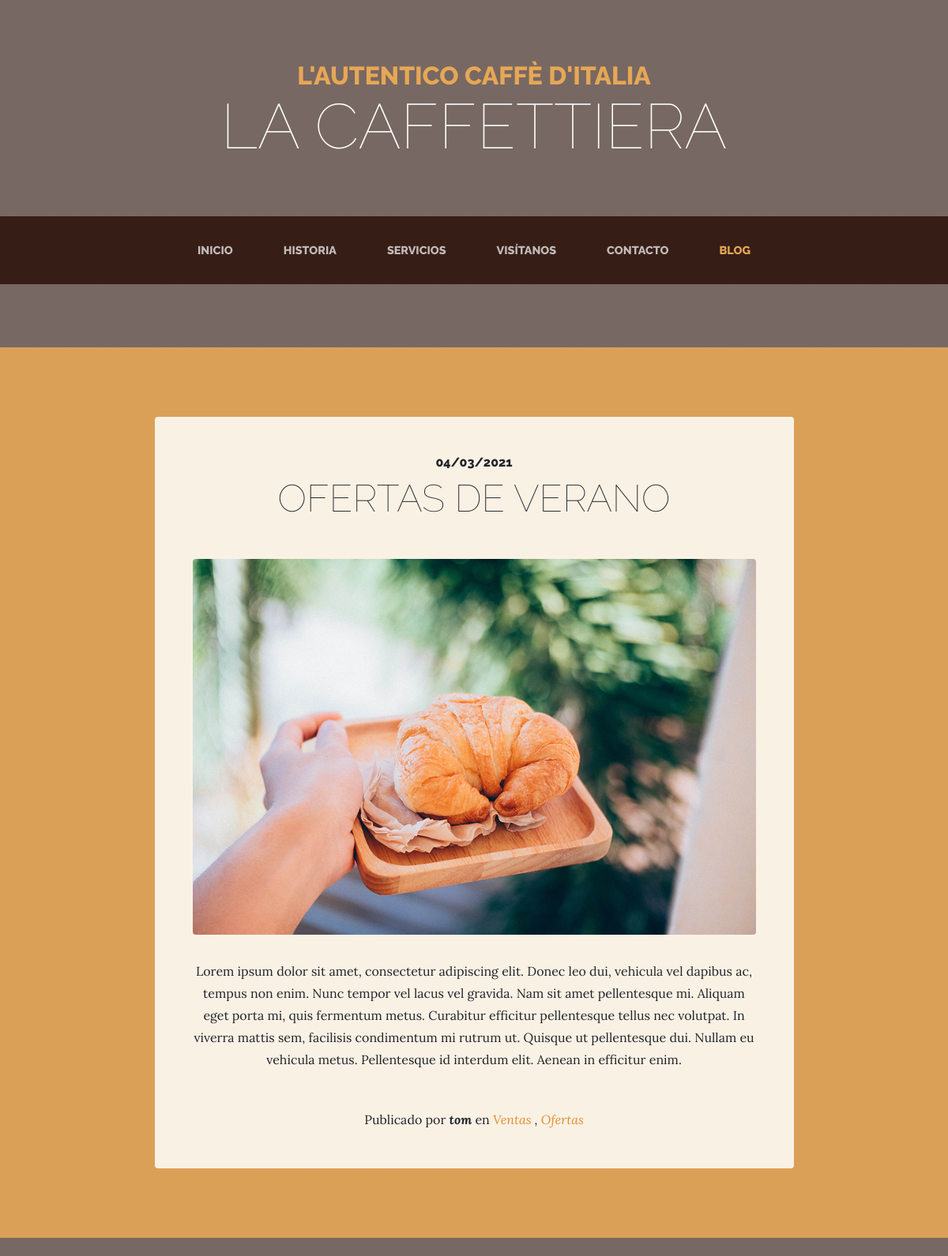
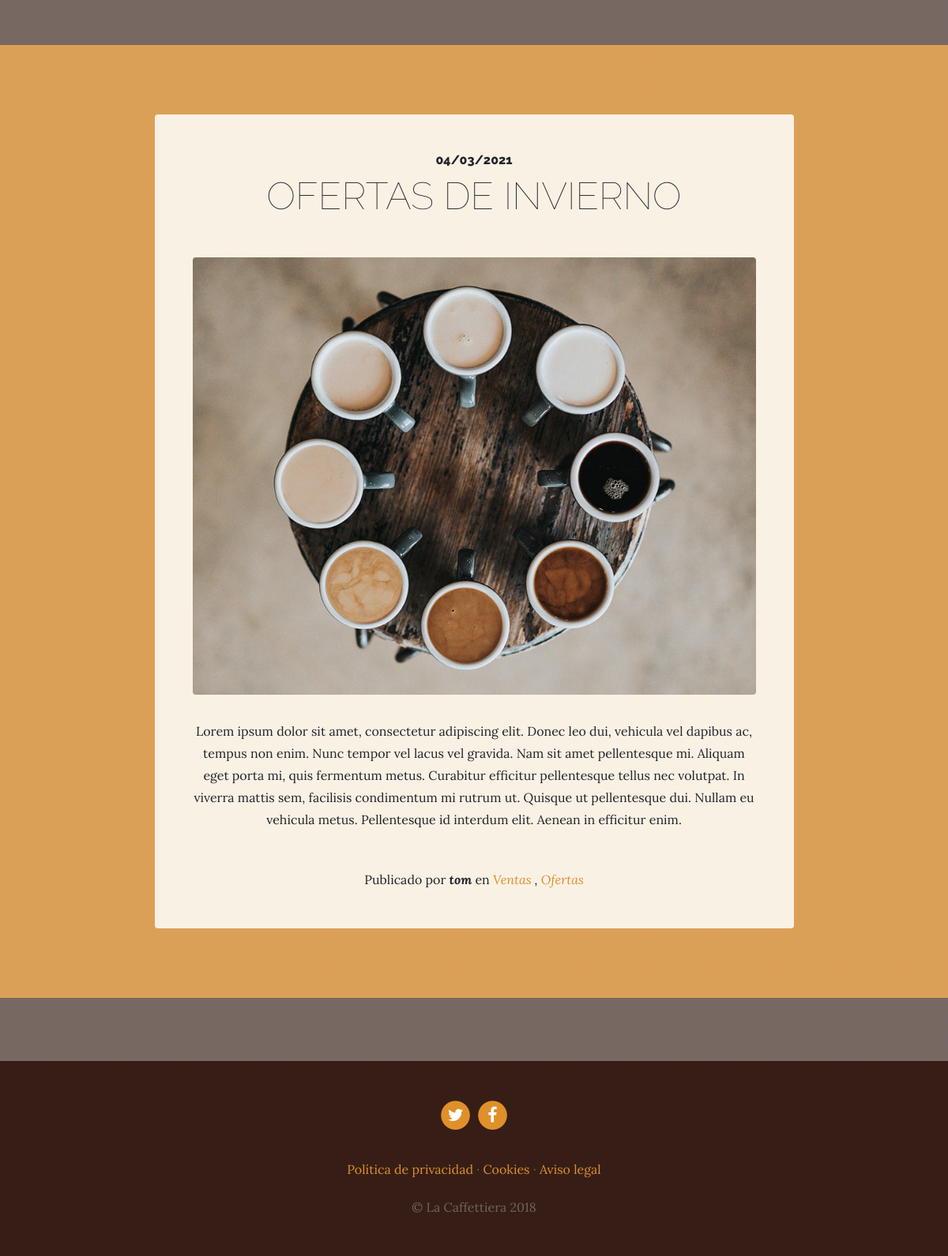
Screenshot of /blog/ with the database file from the repository (2 pictures, top to bottom).
### blog/models.py (models this page shows, shortened)
class Post(models.Model):
    title = models.CharField(max_length=200, verbose_name='titulo')
    content = models.TextField(verbose_name="contenido")
    author = models.ForeignKey(User, verbose_name='autor', on_delete=models.CASCADE)
    categories = models.ManyToManyField(Category, verbose_name='categorias', related_name='get_posts')
    image = models.ImageField(verbose_name="imagen", upload_to='./categorias', blank=True, null=True)
    published = models.DateTimeField(default=now, verbose_name="publicado")
    updated = models.DateTimeField(auto_now_add=True, verbose_name='modificado')
    created = models.DateTimeField(auto_now=True, verbose_name='creado')
    class Meta:
        verbose_name = "entrada"
        verbose_name_plural = "entradas"
        ordering = ["-created"]

class Category(models.Model):
    name = models.CharField(max_length=200, verbose_name='titulo')
    updated = models.DateTimeField(auto_now_add=True, verbose_name="modificado")
    created = models.DateTimeField(auto_now=True, verbose_name="creado")
    class Meta:
        verbose_name = "categoria"
        verbose_name_plural = "categorias"
        ordering = ["-created"]

### pages/models.py (models this page shows, shortened)
class Page(models.Model):
    title = models.CharField(verbose_name='título', max_length=200)
    content = RichTextField(verbose_name="contenido")
    orden = models.SmallIntegerField(verbose_name='orden', default=0)
    updated = models.DateTimeField(auto_now_add=True, verbose_name="Fecha de modificación")
    created = models.DateTimeField(auto_now=True, verbose_name="Fecha de creación")
    class Meta:
        verbose_name = "página"
        verbose_name_plural = "páginas"
        ordering = ['orden', 'title']

### blog/views.py (the view)
# urls.py: path('', blog_views.blog, name='blog'),
def blog(request):
    posts = Post.objects.all()
    return render(request, 'blog/blog.html', {'posts': posts})

### pages/templatetags/pages_extra.py (called while the page is built)
@register.simple_tag
def get_page_list():
    pages = Page.objects.all()
    return pages

### social/processors.py (called while the page is built)
def ctx_dict(request):
    ctx = {}
    links = Link.objects.all()
    for link in links:
        ctx[link.key] = link.url
    return ctx

### blog/templates/blog/blog.html (shortened to what this page needs)
{% extends 'core/base.html' %}
  {% block content %}
  {% load static %}
  {% for post in posts %}
    <section class="page-section cta">
      <div class="container">
        <div class="row">
          <div class="col-xl-9 mx-auto">
            <div class="cta-innerv text-center rounded">
              <h2 class="section-heading mb-5">
                <span class="section-heading-upper">{{post.published|date:"SHORT_DATE_FORMAT"}}</span>
                <span class="section-heading-lower">{{post.title}}</span>
              </h2>
              <p class="mb-0">
                <img class="mx-auto d-flex rounded img-fluid mb-3 mb-lg-0" src="{{post.image.url}}" alt="">
              </p>
              <p class="mb-0 mbt">
                {{post.content|linebreaks}}
              </p>
              <p class="mb-0 mbt">
                <span class="section-heading-under">Publicado por <em><b>{{post.author}}</b></em> en
                <em>
                {% for category in post.categories.all %}
               <a href="{% url 'category' category.id %}" class="link">{{category.name}}</a>
                {% if not forloop.last %}, {% endif %}
                {% endfor %}
                </em></span>
              </p>
            </div>
          </div>
        </div>
      </div>
    </section>
    {% endfor %}
    {% endblock %}

### core/templates/core/base.html (shortened to what this page needs)
<!DOCTYPE html>
<html lang="es">
  <head>
    {% load static %}
    <link href="{% static 'core/vendor/bootstrap/css/bootstrap.min.css'%}" rel="stylesheet">
    <link href="{% static 'core/vendor/font-awesome/css/font-awesome.min.css'%}" rel="stylesheet" type="text/css">
    <link href="{% static 'core/css/business-casual.css'%}" rel="stylesheet">
  </head>
  <body>
    <h1 class="site-heading text-center text-white d-none d-lg-block">
      <span class="site-heading-upper text-primary mb-3">L'autentico caffè d'italia</span>
      <span class="site-heading-lower">La Caffettiera</span>
    </h1>
    <nav class="navbar navbar-expand-lg navbar-dark py-lg-4" id="mainNav">
      <div class="container">
        <div class="collapse navbar-collapse" id="navbarResponsive">
          <ul class="navbar-nav mx-auto">
            <li class="nav-item px-lg-4 {%if request.path == '/' %}active{% endif %}">
              <a class="nav-link text-uppercase text-expanded " href="{% url 'home' %}">Inicio</a>
            </li>
            <li class="nav-item px-lg-4 {%if request.path == '/about/' %}active{% endif %}">
              <a class="nav-link text-uppercase text-expanded" href="{% url 'about' %}">Historia</a>
            </li>
            <li class="nav-item px-lg-4 {%if request.path == '/services/' %}active{% endif %}">
              <a class="nav-link text-uppercase text-expanded" href="{% url 'services' %}">Servicios</a>
            </li>
            <li class="nav-item px-lg-4 {%if request.path == '/store/' %}active{% endif %}">
              <a class="nav-link text-uppercase text-expanded" href="{% url 'store' %}">Visítanos</a>
            </li>
            <li class="nav-item px-lg-4 {%if request.path == '/contact/' %}active{% endif %}">
              <a class="nav-link text-uppercase text-expanded" href="{% url 'contact' %}">Contacto</a>
            </li>
            <li class="nav-item px-lg-4 {%if request.path|slice:":6" == '/blog/' %}active{% endif %}">
              <a class="nav-link text-uppercase text-expanded" href="{% url 'blog' %}">Blog</a>
            </li>
          </ul>
        </div>
      </div>
    </nav>
 {% block content %}{% endblock %}
    <footer class="footer text-faded text-center py-5">
      <div class="container">
        <p class="m-0">
         {% if LINK_TWITTER %}
            <a href="{{LINK_TWITTER}}" class="link">
              <span class="fa-stack fa-lg">
                <i class="fa fa-circle fa-stack-2x"></i>
                <i class="fa fa-twitter fa-stack-1x fa-inverse"></i>
              </span>
            </a>
            {% endif %}
             {% if LINK_FACEBOOK %}
            <a href="{{LINK_FACEBOOK}}" class="link">
              <span class="fa-stack fa-lg">
                <i class="fa fa-circle fa-stack-2x"></i>
                <i class="fa fa-facebook fa-stack-1x fa-inverse"></i>
              </span>
            </a>
              {% endif %}
        </p>
        <p class="m-0 mbt">
          {% load pages_extra %}
          {% get_page_list as page_list %}
          {% for page in page_list %}
            <a href="{% url 'page' page.id page.title|slugify %}" class="link">{{page.title}}</a> {% if not forloop.last %}·{% endif %}
          {% endfor %}
        </p>
        <p class="m-0 mbt1">&copy; La Caffettiera 2018</p>
      </div>
    </footer>
  </body>
</html>

### core/static/core/css/business-casual.css (style rules this page uses)
body { font-family: 'Lora'; background: linear-gradient(rgba(47, 23, 15, 0.65), rgba(47, 23, 15, 0.65)), url("../img/bg.jpg"); background-attachment: fixed; background-position: center; background-size: cover; }
h1, h2, h3, h4, h5, h6 { font-family: 'Raleway'; }
p { line-height: 1.75; }
.text-faded { color: rgba(255, 255, 255, 0.3); }
.site-heading { margin-top: 5rem; margin-bottom: 5rem; text-transform: uppercase; line-height: 1; font-family: 'Raleway'; }
.site-heading .site-heading-upper { display: block; font-size: 2rem; font-weight: 800; }
.site-heading .site-heading-lower { font-size: 5rem; font-weight: 100; line-height: 4rem; }
.page-section { margin-top: 5rem; margin-bottom: 5rem; }
.section-heading { text-transform: uppercase; }
.section-heading .section-heading-upper { display: block; font-size: 1rem; font-weight: 800; padding-bottom:.5rem; }
.section-heading .section-heading-lower { display: block; font-size: 3rem; font-weight: 100; }
#mainNav { background-color: rgba(47, 23, 15, 0.9); font-family: 'Raleway'; }
#mainNav .navbar-nav .nav-item .nav-link { color: rgba(255, 255, 255, 0.7); font-weight: 800; }
#mainNav .navbar-nav .nav-item.active .nav-link { color: #e6a756; }
@media (min-width: 992px) { #mainNav .navbar-nav .nav-item .nav-link { font-size: 0.9rem; } }
.cta { padding-top: 5rem; padding-bottom: 5rem; background-color: rgba(230, 167, 86, 0.9); }
.cta .cta-innerv { position: relative; padding: 3rem; margin: 0.5rem; background-color: rgba(255, 255, 255, 0.85); }
.footer { background-color: rgba(47, 23, 15, 0.9); }
.text-primary { color: #e6a756 !important; }
.mbt { padding-top: 2rem; }
.mbt1 { padding-top: 1.25rem; }
a.link { color: #df902a; }

### rows the page displays
Post: published "04/03/2021", title "OFERTAS DE VERANO", image (picture), content "Lorem ipsum dolor sit amet, consectetur adipiscing elit. Donec leo dui, vehicula vel dapibus ac, tempus non enim. Nunc tempor vel lacus vel gravida. Nam sit amet pellentesque mi. Aliquam eget porta mi, quis fermentum metus. Curabitur efficitur pellentesque tellus nec volutpat. In viverra mattis sem, facilisis condimentum mi rutrum ut. Quisque ut pellentesque dui. Nullam eu vehicula metus. Pellentesque id interdum elit. Aenean in efficitur enim.", author "tom"
Category: name "Ventas"
Category: name "Ofertas"
Post: published "04/03/2021", title "OFERTAS DE INVIERNO", image (picture), content "Lorem ipsum dolor sit amet, consectetur adipiscing elit. Donec leo dui, vehicula vel dapibus ac, tempus non enim. Nunc tempor vel lacus vel gravida. Nam sit amet pellentesque mi. Aliquam eget porta mi, quis fermentum metus. Curabitur efficitur pellentesque tellus nec volutpat. In viverra mattis sem, facilisis condimentum mi rutrum ut. Quisque ut pellentesque dui. Nullam eu vehicula metus. Pellentesque id interdum elit. Aenean in efficitur enim.", author "tom"
Page: title "Política de privacidad"
Page: title "Cookies"
Page: title "Aviso legal"
